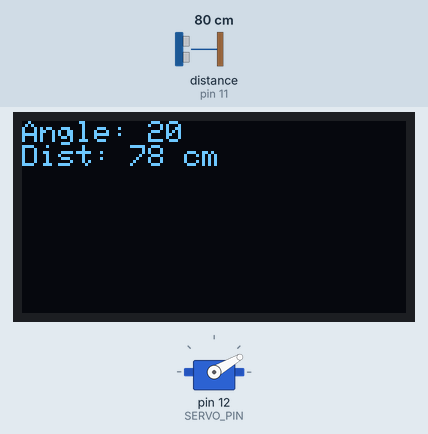
This sketch was run on a simulated Arduino Uno, built with avr-gcc and run on an emulated ATmega328P. Shown: servo, 128×64 one-colour display. Wiring (inferred from the names in the program): ultrasonic range finder: trigger pin 10; echo pin 11. The test bench sets the inputs (shaded band); at power-on: distance to the obstacle (sensor on pin 11) 80 cm. The echo pulse lasts 58.3 µs per cm.

Above: at 3.2 s.
3.3 s: distance to the obstacle (sensor on pin 11) set to 2 cm
At 3.55 s:
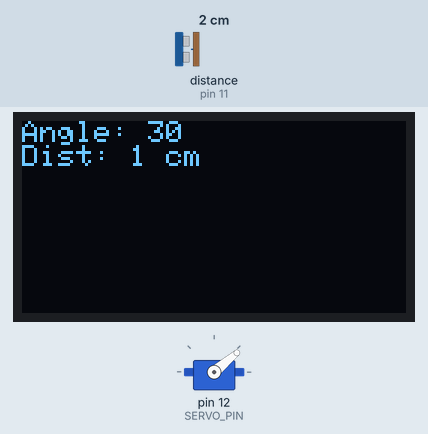
5.5 s: distance to the obstacle (sensor on pin 11) set to 4 cm
At 5.85 s:
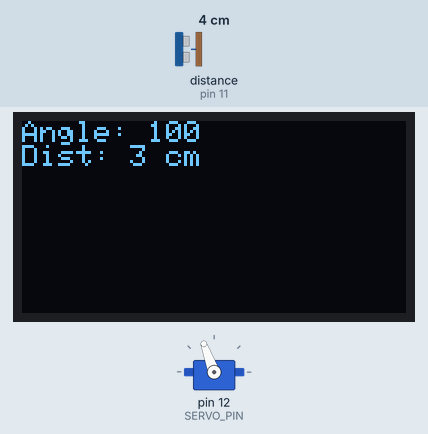
8.1 s: distance to the obstacle (sensor on pin 11) set to 9 cm
At 8.49 s:
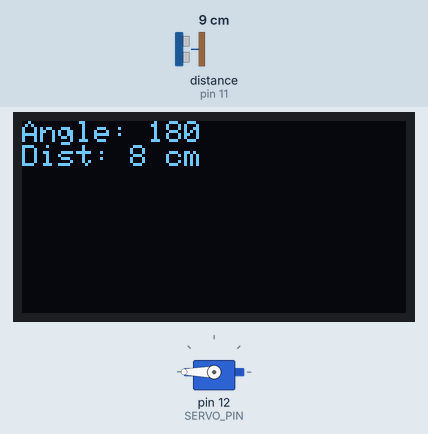
Timing chart, 0 to 15.8 s (numbered marks = the images above; inputs shaded):
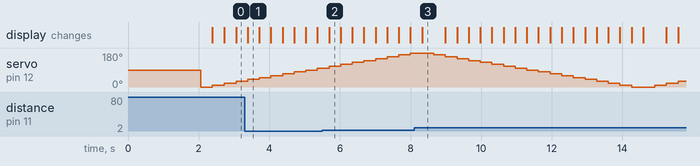

The sketch:

code16.ino
```cpp
#include <Servo.h>
#include <Wire.h>
#include <Adafruit_GFX.h>
#include <Adafruit_SSD1306.h>

#define SCREEN_WIDTH 128
#define SCREEN_HEIGHT 64
#define OLED_RESET    -1
Adafruit_SSD1306 display(SCREEN_WIDTH, SCREEN_HEIGHT, &Wire, OLED_RESET);

const int SERVO_PIN = 12;
const int TRIG_PIN = 10;
const int ECHO_PIN = 11;

Servo myServo;

void setup() {
  Serial.begin(9600);
  myServo.attach(SERVO_PIN);
  pinMode(TRIG_PIN, OUTPUT);
  pinMode(ECHO_PIN, INPUT);

  if(!display.begin(SSD1306_SWITCHCAPVCC, 0x3C)) {
    Serial.println(F("OLED failed"));
    while(1);
  }
  display.clearDisplay();
  display.setTextSize(2);
  display.setTextColor(SSD1306_WHITE);
  display.setCursor(0,0);
  display.println("Sonar");
  display.display();
  delay(2000);
}

long getDistance() {
  digitalWrite(TRIG_PIN, LOW);
  delayMicroseconds(2);
  digitalWrite(TRIG_PIN, HIGH);
  delayMicroseconds(10);
  digitalWrite(TRIG_PIN, LOW);
  long duration = pulseIn(ECHO_PIN, HIGH);
  return duration * 0.034 / 2;
}

void loop() {
  for(int angle = 0; angle <= 180; angle += 10) {
    myServo.write(angle);
    delay(300);
    long dist = getDistance();

    display.clearDisplay();
    display.setTextSize(1);
    display.setCursor(0,0);
    display.print("Angle: ");
    display.println(angle);
    display.print("Dist: ");
    display.print(dist);
    display.println(" cm");
    display.display();
  }

  for(int angle = 180; angle >= 0; angle -= 10) {
    myServo.write(angle);
    delay(300);
    long dist = getDistance();

    display.clearDisplay();
    display.setTextSize(1);
    display.setCursor(0,0);
    display.print("Angle: ");
    display.println(angle);
    display.print("Dist: ");
    display.print(dist);
    display.println(" cm");
    display.display();
  }
}
```

Measured:
- what the display in image 3 shows lasts 0.7 s, from 8.3 s to 9.0 s
